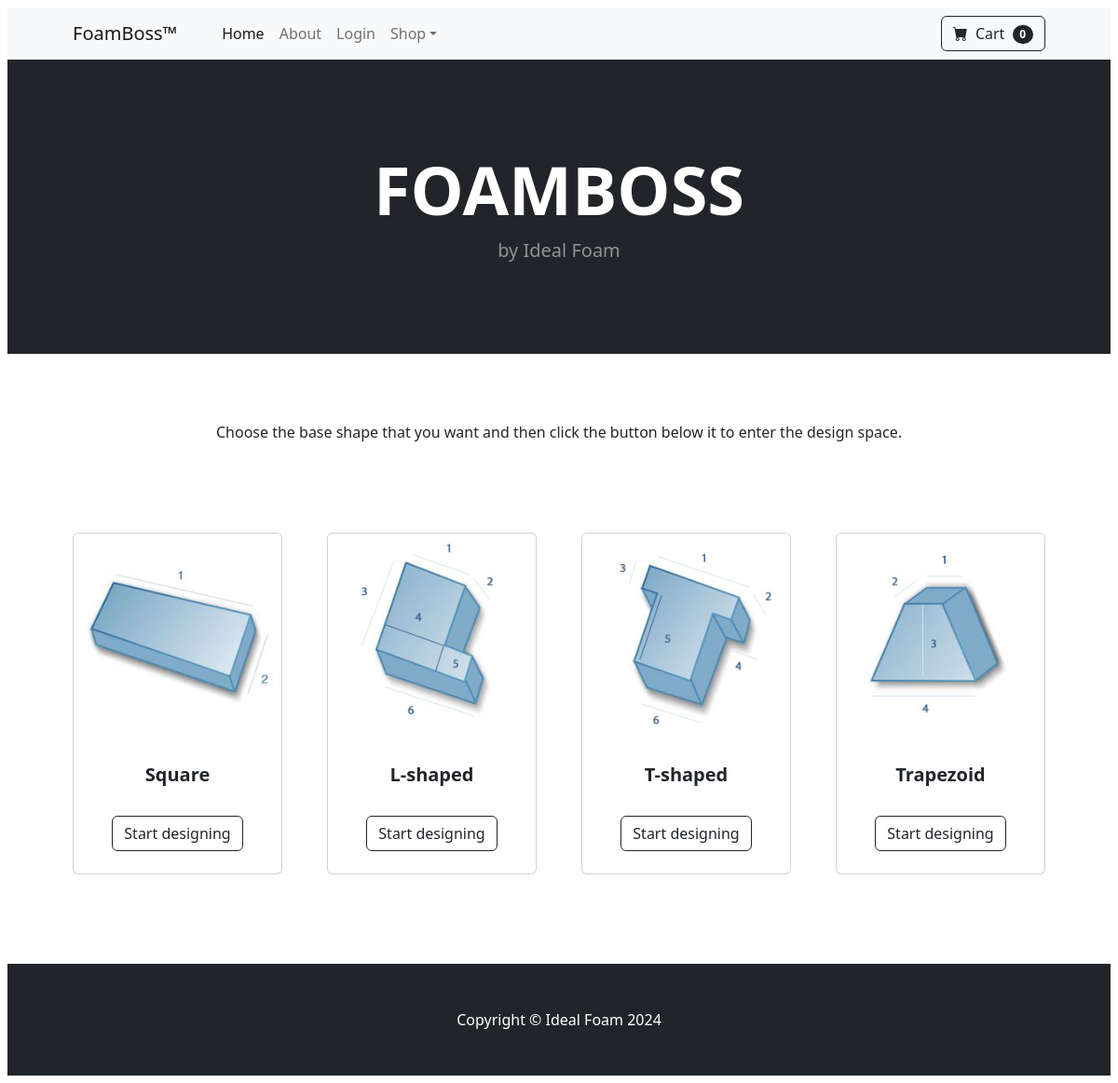
/, run on an earlier commit of the app's database.
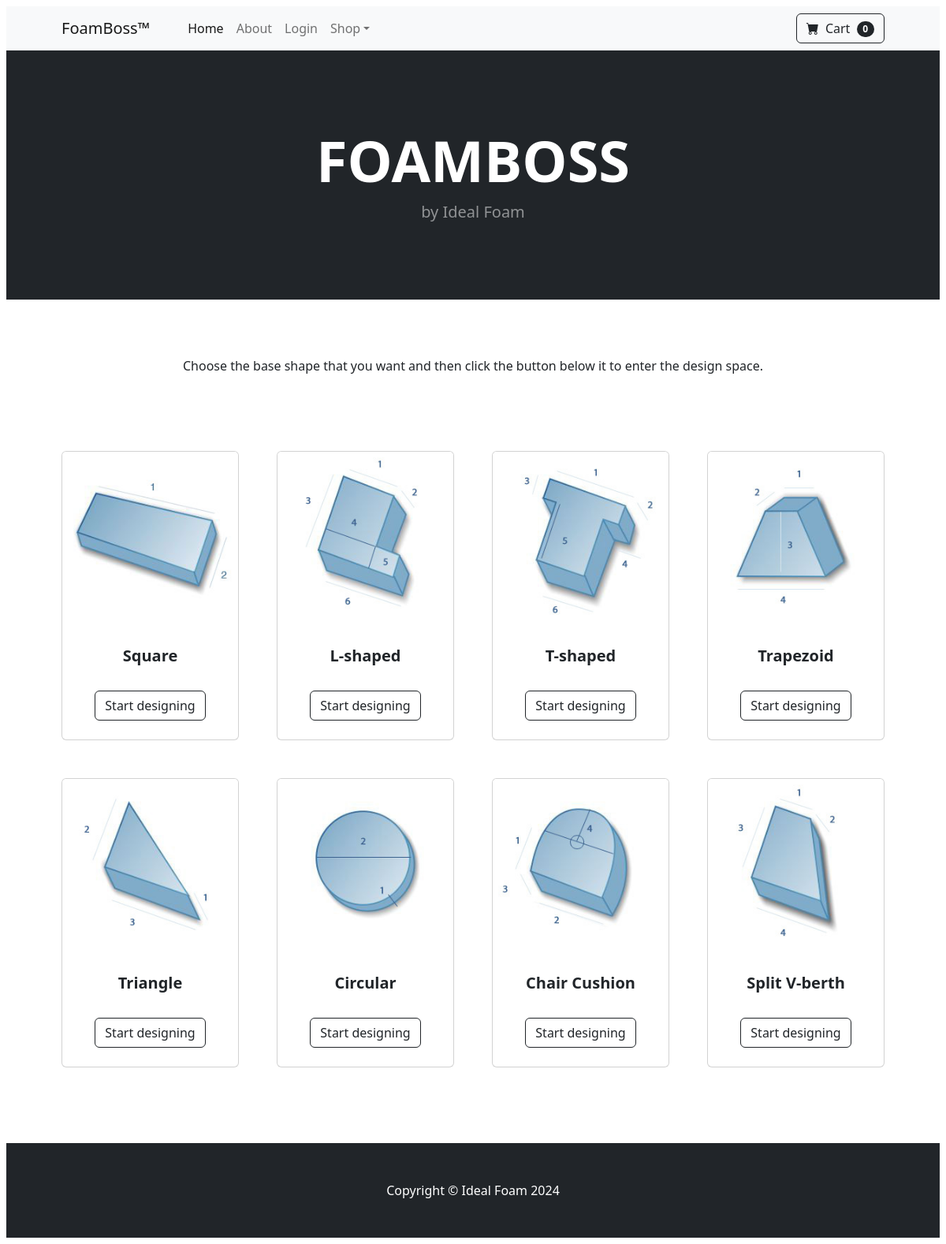
And on a later commit of the database.
### app/models.py (models this page shows, shortened)
class Shape(models.Model):
    name = models.CharField(max_length=50)
    image = models.ImageField(upload_to='uploads/product/', height_field=None, width_field=None, max_length=None)

### app/views.py (the view)
# urls.py: path('', views.home, name='home'),
def home(request):
    shapes = Shape.objects.all()
    return render(request, 'home.html', {'shapes': shapes})

### app/templates/home.html
{% extends 'base.html' %}
{% block content %}
    <header class="bg-dark py-5">
      <div class="container px-4 px-lg-5 my-5">
        <div class="text-center text-white">
          <h1 class="display-2 fw-bolder">FOAMBOSS</h1>
          <p class="lead fw-normal text-white-50 mb-0">by Ideal Foam</p>
        </div>
      </div>
    </header>
    <div class="container">
      <br/><br/><br/>
      <div class="text-center">Choose the base shape that you want and then click the button below it to enter the design space.</div>
    </div>
    <section class="py-5">
      <div class="container px-4 px-lg-5 mt-5">
        <div
          class="row gx-4 gx-lg-5 row-cols-2 row-cols-md-3 row-cols-xl-4 justify-content-center"
        >
          {% for shape in shapes %}
          <div class="col mb-5">
            <div class="card h-100">
              <img class="card-img-top" src="{{ shape.image.url }}" alt="..." />
              <div class="card-body p-4">
                <div class="text-center">
                  <h5 class="fw-bolder">{{ shape.name }}</h5>
                </div>
              </div>
              <div class="card-footer p-4 pt-0 border-top-0 bg-transparent">
                <div class="text-center">
                  <a class="btn btn-outline-dark mt-auto" href="#"
                    >Start designing</a
                  >
                </div>
              </div>
            </div>
          </div>
          {% endfor %}
    </section>
    {% endblock %}

### app/templates/base.html (shortened to what this page needs)
{% load static %}
<!DOCTYPE html>
<html lang="en">
  <head>
    <link
      href="https://cdn.jsdelivr.net/npm/bootstrap-icons@1.5.0/font/bootstrap-icons.css"
      rel="stylesheet"
    />
    <link href="{% static 'css/styles.css' %}" rel="stylesheet" />
  </head>
  <body>
    {% include 'navbar.html' %}  {% block content %} {% endblock %}
    <footer class="py-5 bg-dark">
      <div class="container">
        <p class="m-0 text-center text-white">
          Copyright &copy; Ideal Foam 2024
        </p>
      </div>
    </footer>
  </body>
</html>

### app/templates/navbar.html (shortened to what this page needs)
<nav class="navbar navbar-expand-lg navbar-light bg-light">
  <div class="container px-4 px-lg-5">
    <a class="navbar-brand" href="#!">FoamBoss&#8482;</a>
    <div class="collapse navbar-collapse" id="navbarSupportedContent">
      <ul class="navbar-nav me-auto mb-2 mb-lg-0 ms-lg-4">
        <li class="nav-item">
          <a class="nav-link active" aria-current="page" href="{% url 'home' %}"
            >Home</a
          >
        </li>
        <li class="nav-item">
          <a class="nav-link" href="{% url 'about' %}">About</a>
        </li>
        {% if user.is_authenticated %}
        <li class="nav-item">
          <a class="nav-link" href="{% url 'logout' %}">Logout</a>
        </li>
        {% else %}
        <li class="nav-item">
          <a class="nav-link" href="{% url 'login' %}">Login</a>
        </li>
        {% endif %}
        <li class="nav-item dropdown">
          <a
            class="nav-link dropdown-toggle"
            id="navbarDropdown"
            href="#"
            role="button"
            data-bs-toggle="dropdown"
            aria-expanded="false"
            >Shop</a
          >
        </li>
      </ul>
      <form class="d-flex">
        <button class="btn btn-outline-dark" type="submit">
          <i class="bi-cart-fill me-1"></i>
          Cart
          <span class="badge bg-dark text-white ms-1 rounded-pill">0</span>
        </button>
      </form>
    </div>
  </div>
</nav>

What changed in the data, as far as the page shows it:
added Shape: image (picture), name "Triangle"
added Shape: image (picture), name "Circular"
added Shape: image (picture), name "Chair Cushion"
added Shape: image (picture), name "Split V-berth"
